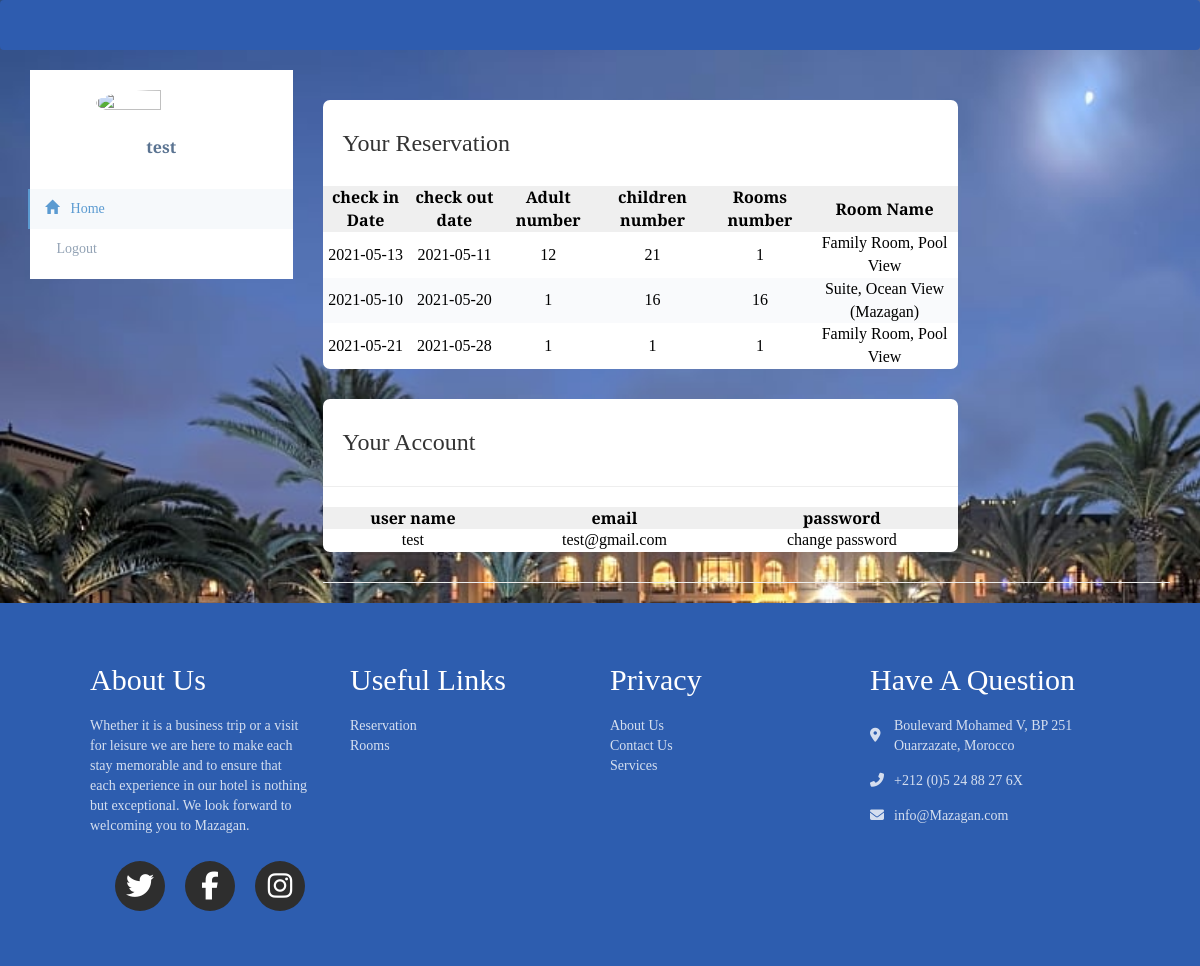
The page /templates/profiel.php (signed in) on the database its author committed.
### tables this page shows
CREATE TABLE `bok` (
  `i` int(11) NOT NULL,
  `user` varchar(255) NOT NULL,
  `ch_in` date NOT NULL,
  `ch_out` date NOT NULL,
  `adult` decimal(65,0) NOT NULL,
  `child` decimal(65,0) NOT NULL,
  `nu_room` decimal(65,0) NOT NULL,
  `room` varchar(255) NOT NULL,
  `rom_pr` decimal(65,0) NOT NULL
);

CREATE TABLE `users` (
  `i` int(11) NOT NULL,
  `user_name` varchar(255) NOT NULL,
  `user_email` varchar(255) NOT NULL,
  `password` varchar(255) NOT NULL
);

### templates/profiel.php (the view, shortened to what this page needs)
<?php
	include("connection.php");
   $sql = "SELECT * FROM bok";
   $result = mysqli_query($con, $sql);
   $order = mysqli_query($con,"select user_email from users WHERE user_name='".$_SESSION['user_name']."'");
   $res= mysqli_fetch_array($order);
   $email = $res['user_email'];
?>
<!DOCTYPE html>
<html>
    <head>
        <link rel="stylesheet" href="../css/main.css">
    </head>
    <body>
	<div class="wrapper">
	<div class="navbar">
	</div>
</div>
<link href="http://maxcdn.bootstrapcdn.com/bootstrap/3.3.0/css/bootstrap.min.css" rel="stylesheet" id="bootstrap-css">
<link rel="stylesheet" href="style.css" >
<div class="container">
    <div class="row profile">
		<div class="col-md-3">
			<div class="profile-sidebar">
				<div class="profile-userpic">
					<img src="https://static.change.org/profile-img/default-user-profile.svg" class="img-responsive" alt="">
				</div>
				<div class="profile-usertitle">
					<div class="profile-usertitle-name">
						<?php echo $_SESSION['user_name']; ?>
					</div>
				</div>
				<div class="profile-usermenu">
					<ul class="nav">
						<li class="active">
							<a href="home.php">
							<i class="glyphicon glyphicon-home"></i>
							Home </a>
						</li>
						<li>
							<a href = "logout.php">
							Logout </a>
						</li>
					</ul>
				</div>
			</div>
		</div>
		<div class="col-md-9">
            <div >
            <section class="recent" id="users">
                <div class="activity-grid">
                    <div class="activity-card">
                        <h3 > Your Reservation</h3>
                        <div class="table-responsive">
                            <table>
                                <thead>
                                    <tr>
                                        <th>check in Date</th>
                                        <th>check out date</th>
                                        <th>Adult number</th>
                                        <th>children number</th>
                                        <th>Rooms number</th>
                                        <th>Room Name</th>
                                    </tr>
                                </thead>
                                <tbody>
           <?php
                 while($row = mysqli_fetch_array($result)){
                    echo "<tr class='test'>";
                    echo "<td>".$row['ch_in']."</td>";
                    echo "<td>".$row['ch_out']."</td>";
                    echo "<td>". $row['adult']."</td>";
                    echo "<td>".$row['child']."</td>";
                    echo "<td>".$row['nu_room']."</td>";
                    echo "<td>". $row['room']."</td>";
             }
           ?>
                                </tbody>
                            </table>
                        </div>
                    </div>
                </div>
            </section>
            <section class="recent" id="users">
                <div class="activity-grid">
                    <div class="activity-card">
                        <h3> Your Account</h3><hr>
                        <div class="table-responsive">
                            <table>
                                <thead>
                                    <tr>
                                        <th>user name</th>
                                        <th>email</th>
                                        <th>password</th>
                                    </tr>
                                </thead>
                                <tbody>
                                    <tr class="test">
                                        <td><?php echo $_SESSION['user_name']; ?></td>
                                        <td><?php echo $email; ?></td>
                                        <td> change password</td>
                                    </tr>
                                </tbody>
                            </table>
                        </div>
                    </div>
                </div>
            </section>
            </div><hr>
		</div>
	</div>
</div>
 <footer class = "footer">
            <div class = "footer-container">
                <div>
                    <h2>About Us </h2>
                    <p>Whether it is a business trip or a visit for leisure we are here to make each stay memorable and to ensure that each experience in our hotel is nothing but exceptional.   We look forward to welcoming you to Mazagan.</p>
                    <ul class = "social-icons">
                        <li class = "flex">
                            <i class = "fa fa-twitter fa-2x"></i>
                        </li>
                        <li class = "flex">
                            <i class = "fa fa-facebook fa-2x"></i>
                        </li>
                        <li class = "flex">
                            <i class = "fa fa-instagram fa-2x"></i>
                        </li>
                    </ul>
                </div>
                <div>
                    <h2>Useful Links</h2>
                    <a href = "#reservation">Reservation</a>
                    <a href = "#roomO">Rooms</a>
                </div>
                <div>
                    <h2>Privacy</h2>
                    <a href = "#">About Us</a>
                    <a href = "#contact">Contact Us</a>
                    <a href = "#services">Services</a>
                </div>
                <div>
                    <h2>Have A Question</h2>
                    <div class = "contact-item">
                        <span>
                            <i class = "fas fa-map-marker-alt"></i>
                        </span>
                        <span>
                            Boulevard Mohamed V, BP 251 Ouarzazate, Morocco
                        </span>
                    </div>
                    <div class = "contact-item">
                        <span>
                            <i class = "fas fa-phone-alt"></i>
                        </span>
                        <span>
                            +212 (0)5 24 88 27 6X
                        </span>
                    </div>
                    <div class = "contact-item">
                        <span>
                            <i class = "fas fa-envelope"></i>
                        </span>
                        <span>
                            info@Mazagan.com
                        </span>
                    </div>
                </div>
            </div>
        </footer>
    </body>
</html>

### css/main.css (style rules this page uses)
:root { --transition: all 0.7s ease; --yellow: #f9d342; --dark: #2D5DAF; }
* { margin: 0; padding: 0; box-sizing: border-box; list-style: none; font-family: 'Jost', sans-serif; font-family: 'Playfair Display', serif; }
html { scroll-behavior: smooth; }
body { line-height: 1.6; }
.flex { display: flex; flex-direction: column; justify-content: center; align-items: center; }
h1, h2, h3, h4, h5, h6 { padding: 10px 0; }
img { width: 100%; display: block; }
.footer { background: #2D5DAF; color: #fff; text-align: center; }
.footer-container { width: 85vw; margin: 0 auto; padding: 30px 0; }
.footer-container p, .footer-container a, .footer-container span { opacity: 0.8; }
.footer a { display: block; color: #fff; text-decoration: none; }
.social-icons { list-style: none; display: flex; justify-content: center; padding: 15px 0; }
.social-icons li { margin: 0 10px; width: 50px; height: 50px; background: #2e2e2e; border-radius: 50%; transition: var(--transition); cursor: pointer; }
.contact-item span { display: block; }
@media (min-width: 900px) { .footer-container { display: grid; grid-template-columns: repeat(2, 1fr); grid-gap: 20px; } }
@media (min-width: 1170px) { .footer { text-align: left; } }
@media (min-width: 1170px) { .footer-container { grid-template-columns: repeat(4, 1fr); } }
@media (min-width: 1170px) { .footer-container div:nth-child(1) p { padding-right: 20px; } }
@media (min-width: 1170px) { .contact-item { display: grid; grid-template-columns: 10% 90%; margin-bottom: 15px; align-items: center; } }
.navbar { background: #2E5CAF; width: 100%; height: 30px; display: flex; justify-content: space-between; align-items: center; padding: 0 50px; }
.profile-sidebar { padding: 20px 0 10px 0; background: #fff; }
.profile-userpic img { float: none; margin: 0 auto; width: 50%; height: 50%; -webkit-border-radius: 50% !important; -moz-border-radius: 50% !important; border-radius: 50% !important; }
.profile-usertitle { text-align: center; margin-top: 20px; }
.profile-usertitle-name { color: #5a7391; font-size: 16px; font-weight: 600; margin-bottom: 7px; }
.profile-usermenu { margin-top: 30px; }
.profile-usermenu ul li { border-bottom: 1px solid #f0f4f7; }
.profile-usermenu ul li:last-child { border-bottom: none; }
.profile-usermenu ul li a { color: #93a3b5; font-size: 14px; font-weight: 400; }
.profile-usermenu ul li a i { margin-right: 8px; font-size: 14px; }
.profile-usermenu ul li.active { border-bottom: none; }
.profile-usermenu ul li.active a { color: #5b9bd1; background-color: #f6f9fb; border-left: 2px solid #5b9bd1; margin-left: -2px; }
.recent { margin-top: 3rem; margin-bottom: 3rem; }
.activity-grid { display: grid; grid-template-columns: 75% 25%; grid-column-gap: 2.5rem; }
.activity-card, .summary-card, .bday-card { background: #fff; border-radius: 7px; }
.activity-card h3 { color: var(--text-grey); margin: 2rem; }
.activity-card table { width: 100%; border-collapse: collapse; }
.activity-card thead { background: #efefef; text-align: left; }
th, td { font-size: 1rem; padding: 1rem 1rem; color: black; }
td { font-size: 1rem; }
tbody tr:nth-child(even) { background: #f9fafc; }
.table-responsive { overflow-x: auto; width: 100%; }
tr td { font-size: 16px; text-align: center; }
tr th { font-size: 16px; text-align: center; }
table { border-collapse: collapse; }
table { display: table; border-collapse: separate; box-sizing: border-box; text-indent: initial; border-spacing: 2px; border-color: grey; }

### admin/style.css (style rules this page uses)
body { padding: 0; margin: 0; background: url('../images/mazagan.jpeg') no-repeat; background-size: cover; }

### rows shown on the page
bok: ch_in "2021-05-13", ch_out "2021-05-11", adult "12", child "21", nu_room "1", room "Family Room, Pool View"
bok: ch_in "2021-05-10", ch_out "2021-05-20", adult "1", child "16", nu_room "16", room "Suite, Ocean View (Mazagan)"
bok: ch_in "2021-05-21", ch_out "2021-05-28", adult "1", child "1", nu_room "1", room "Family Room, Pool View"
users: user_email "test@gmail.com"

### other values the page prints
$_SESSION['user_name'] "test"
